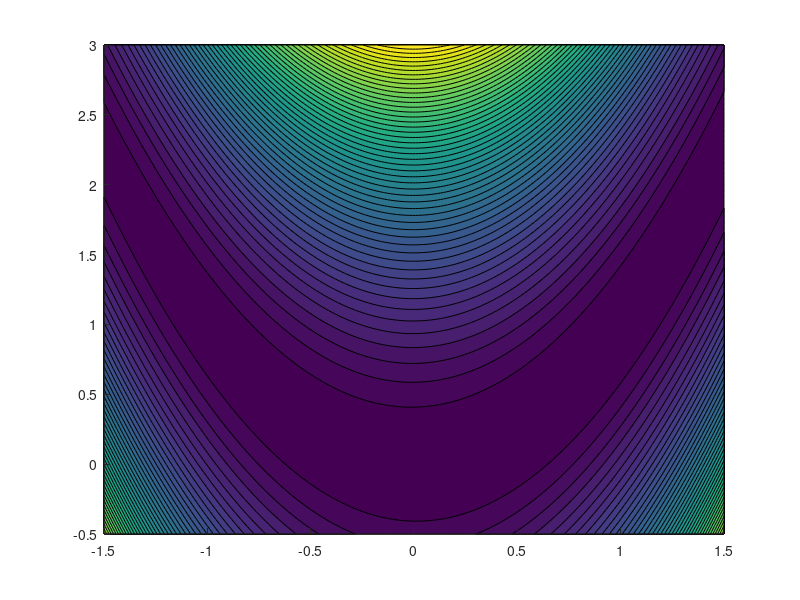

Write MATLAB code to recreate this figure. (Note: this script raises an error after producing the figure.)
% Reference: 
% https://github.com/anweshpanda/Trust_Region/blob/main/Trust%20Region.ipynb

% Rosenbrock function example
f = @(x) 100*(x(2)-x(1)^2)^2 + (1-x(1))^2;
df = @(x) [200*(x(2)-x(1)^2)*-2*x(1) - 2*(1-x(1));
           200*(x(2)-x(1)^2)]; % gradient
df2 = @(x) [1200*x(1)^2-400*x(2)+2, -400*x(1);
            -400*x(1), 200];   % Hessian

[X, Y] = meshgrid(linspace(-1.5, 1.5, 200), ...
                  linspace(-0.5, 3, 200));
Z = 100*(Y-X.^2).^2 + (1-X).^2;
x0 = [Inf; Inf];
x1 = [-1.2; 1.0];

x = x1; % For collecting x per iteration
contourf(X, Y, Z, 50, 'FaceAlpha', 0.6); hold on;
scatter(x1(1), x1(2),'r','filled');

del = 1;        % Trust-region radius
max_del = 10;   % Max trust-region radius
dels = [];
ctr = 1;
while norm(x0-x1) > 1e-7
    x0 = x1;
    g = df(x0);
    H = df2(x0);
    dels(ctr) = del; %#ok
    
    % Use dogleg to solve the trust-region subproblem for p
    pN = -inv(H)*g;           % newton step
    pS = -g'*g/(g'*H*g)*g;    % steepest descent step
    if norm(pN) <= del
        p = pN;               % take the newton step
    elseif norm(pS) >= del
        p = del*pS/norm(pS);  % scale pS to trust-region radius
    else
        pd = pN - pS;
        d = (pS'*pd)^2 - pd'*pd*(pS'*pS-del^2);
        tau = (-pS'*pd + sqrt(d))/(pd'*pd) + 1;
        if tau < 1
            p = pS*tau;
        else
            p = pS + (tau-1)*pd;
        end
    end

    % Check for accuracy of approximation using rho
    rho = (f(x0) - f(x0+p))/(-g'*p + 0.5*p'*(H*p));
    if rho < 0.25             % Approx. is accurate
        del = 0.25 * del;     % Reduce trust-region radius
    else                      % Approx. is not accurate
        if rho > 0.75
            del = min(2*del, max_del); % Enlarge trust-region radius
        end
    end
    
    % Update x
    x1 = x0 + p;
    x = [x, x1];     %#ok
    ctr = ctr + 1;
end

% Plot all x and trust regions
t = linspace(0, 2*pi, 200);
for j = 1:length(dels)
    fill(dels(j)*sin(t)+x(1, j), ...
         dels(j)*cos(t)+x(2, j), 'k', ...
        'FaceAlpha', 0.2,'EdgeColor','none');
end
plot(x(1,:), x(2,:) ,'ro-');
hold off; grid on; axis equal;
axis([-1.5 1.5 -0.5 3]);
set(gcf,'Color','w');
fprintf('Minimum found: (%.4f, %.4f)\n',x1);
fprintf('No. of iterations: %d\n', ctr);